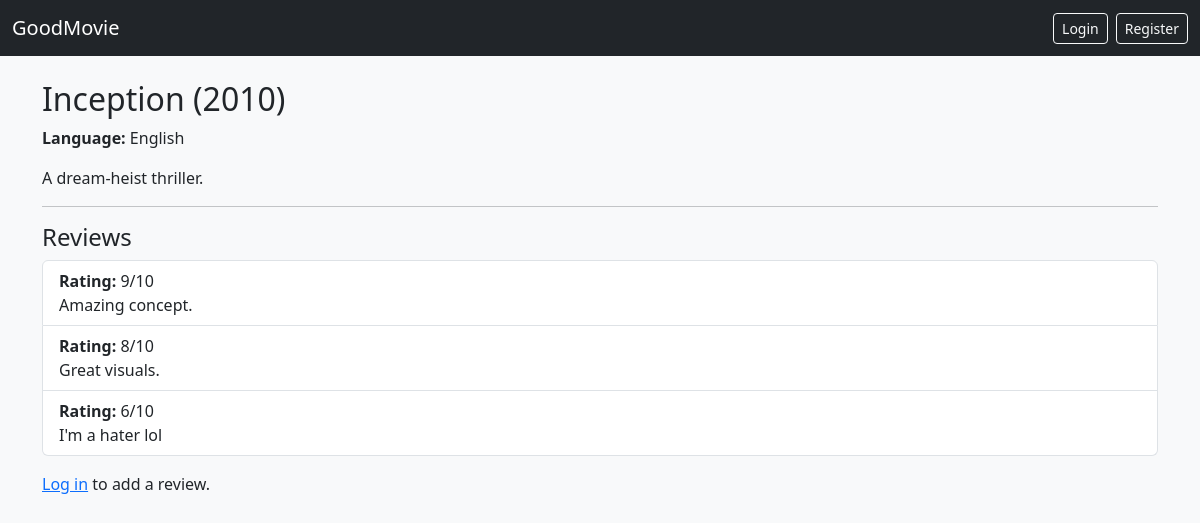
Page /movies/1 on the committed database.
### tables this page shows
CREATE TABLE Movies (
    movie_id INTEGER PRIMARY KEY AUTOINCREMENT,
    title TEXT NOT NULL,
    release_year INTEGER,
    runtime_minutes INTEGER,
    description TEXT,
    language TEXT,
    created_at TEXT
);

CREATE TABLE Reviews (
    review_id INTEGER PRIMARY KEY AUTOINCREMENT,
    user_id INTEGER NOT NULL,
    movie_id INTEGER NOT NULL,
    rating INTEGER NOT NULL,
    review_text TEXT,
    contains_spoilers INTEGER DEFAULT 0,
    created_at TEXT,
    FOREIGN KEY (user_id) REFERENCES Users(user_id),
    FOREIGN KEY (movie_id) REFERENCES Movies(movie_id)
);

### app.py (the view)
@app.route("/movies/<int:movie_id>")
def movie_detail(movie_id):
    conn = get_db()
    movie = conn.execute("SELECT * FROM Movies WHERE movie_id=?", (movie_id,)).fetchone()
    reviews = conn.execute("SELECT * FROM Reviews WHERE movie_id=?", (movie_id,)).fetchall()
    conn.close()
    return render_template("movie_detail.html", movie=movie, reviews=reviews)

### app.py (called while the page is built)
def get_db():
    conn = sqlite3.connect("goodmovie.db")
    conn.row_factory = sqlite3.Row
    return conn

### templates/movie_detail.html
{% extends "base.html" %}
{% block content %}
<h2>{{ movie["title"] }} ({{ movie["release_year"] }})</h2>
<p><strong>Language:</strong> {{ movie["language"] }}</p>
<p>{{ movie["description"] }}</p>
<hr>
<h4>Reviews</h4>
<ul class="list-group mb-3">
  {% for r in reviews %}
    <li class="list-group-item">
      <strong>Rating:</strong> {{ r["rating"] }}/10<br>
      {{ r["review_text"] }}
    </li>
  {% else %}
    <li class="list-group-item">No reviews yet.</li>
  {% endfor %}
</ul>
{% if session.get("user_id") %}
<h5>Add a review</h5>
<form method="post" action="{{ url_for('add_review', movie_id=movie['movie_id']) }}">
  <div class="mb-3">
    <label class="form-label">Rating (1–10)</label>
    <input name="rating" type="number" min="1" max="10" class="form-control">
  </div>
  <div class="mb-3">
    <label class="form-label">Review</label>
    <textarea name="review_text" class="form-control"></textarea>
  </div>
  <button class="btn btn-primary">Submit Review</button>
</form>
{% else %}
<p><a href="{{ url_for('login') }}">Log in</a> to add a review.</p>
{% endif %}
{% endblock %}

### rows in the picture
Movies: title "Inception", release_year "2010", language "English", description "A dream-heist thriller."
Reviews: rating "9", review_text "Amazing concept."
Reviews: rating "8", review_text "Great visuals."
Reviews: rating "6", review_text "I'm a hater lol"
